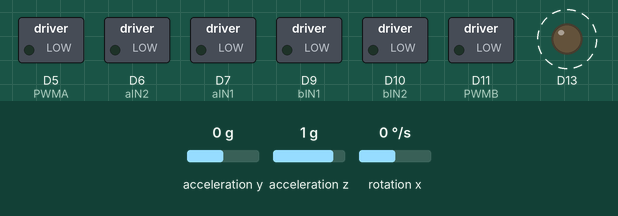
This sketch was run on a simulated Arduino Nano 33 BLE. Parts: switched loads named in the sketch (green lamp = pin HIGH), output pins drawn as LEDs (lit = HIGH). Dashed ring = blinking. The test bench sets the inputs (shaded band); at power-on: acceleration y 0 g, acceleration z 1 g, rotation x 0 °/s.

Above: at 0.11 s.
Timing chart, 0 to 3.0 s (numbered marks = the images above):
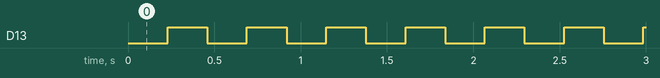

Measured:
- by itself, D13: alternates HIGH for 0.23 s and LOW for 0.23 s

The sketch:

BalanceBot.ino
```cpp
#include "Wire.h"
#include "MPU6050.h"
#include "math.h"

#define Kp 40
#define Kd 0.05
#define Ki 40
#define sampleTime 0.005
#define targetAngle -2.5

// This is the lowest PWM value that spins the motors (I think), adjust based on your motors. (Test them)
int MotorALow = 25;
int MotorBLow = 25;

const int aIN1 = 7; // Left motor control pin 1
const int aIN2 = 6; // Left motor control pin 2
const int PWMA = 5; // Left motor PWM

const int STBY = 8; // Standby Pin of the Sparkfun Motor Driver, don't pull Low or the motors will stop

const int PWMB = 11; // Right Motor PWM
const int bIN1 = 9;  // Right Motor control pin 1
const int bIN2 = 10; // Right Motor control pin 2

int pwmOutA = 0;
int pwmOutB = 0;

bool aDir = true;
bool bDir = true;

// - - - - - - - END MOTOR PINS - - - - - - -

MPU6050 mpu;

int16_t accY, accZ, gyroX;
volatile int motorPower, gyroRate;
volatile float accAngle, gyroAngle, currentAngle, prevAngle = 0, _error, prev_error = 0, _errorSum = 0;
volatile byte count = 0;
int distanceCm;

void setup()
{
  // Set Nano Pins
  pinMode(aIN1, OUTPUT);
  pinMode(aIN2, OUTPUT);
  pinMode(PWMA, OUTPUT);

  pinMode(bIN1, OUTPUT);
  pinMode(bIN2, OUTPUT);
  pinMode(PWMB, OUTPUT);

  // set STBY HIGH and never touch it again, unless the robot falls over, duh? ;)
  digitalWrite(STBY, HIGH);

  // set the status LED to output mode
  pinMode(13, OUTPUT);
  // initialize the MPU6050 and set offset values
  mpu.initialize();
  mpu.setYAccelOffset(1593);
  mpu.setZAccelOffset(963);
  mpu.setXGyroOffset(40);
}

// The ISR will be called every 5 milliseconds
void calculatePID()
{
  // calculate the angle of inclination
  accAngle = atan2(accY, accZ) * RAD_TO_DEG;
  gyroRate = map(gyroX, -32768, 32767, -250, 250);
  gyroAngle = (float)gyroRate * sampleTime;
  currentAngle = 0.9934 * (prevAngle + gyroAngle) + 0.0066 * (accAngle);

  _error = currentAngle - targetAngle;
  _errorSum = _errorSum + _error;
  _errorSum = constrain(_errorSum, -300, 300);
  // calculate output from P, I and D values
  motorPower = Kp * (_error) + Ki * (_errorSum)*sampleTime - Kd * (currentAngle - prevAngle) / sampleTime;
  prevAngle = currentAngle;
  // toggle the led on pin13 every second
  count++;
  if (count == 200)
  {
    count = 0;
    digitalWrite(13, !digitalRead(13));
  }
}

void loop()
{
  // read acceleration and gyroscope values
  accY = mpu.getAccelerationY();
  accZ = mpu.getAccelerationZ();
  gyroX = mpu.getRotationX();
  // set motor power after constraining it
  motorPower = constrain(motorPower, -255, 255);

  // Set your motor power here.

  calculatePID();
}
```
